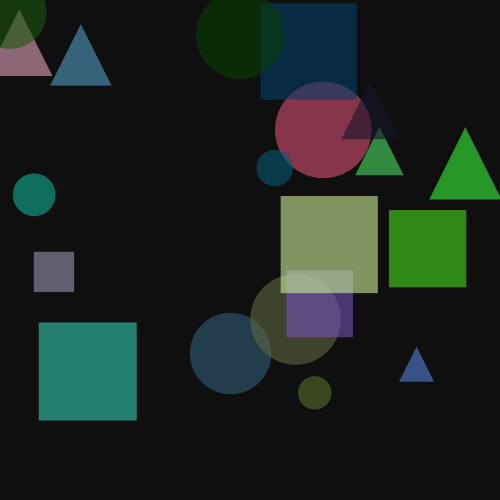
Frame 1 (no input)
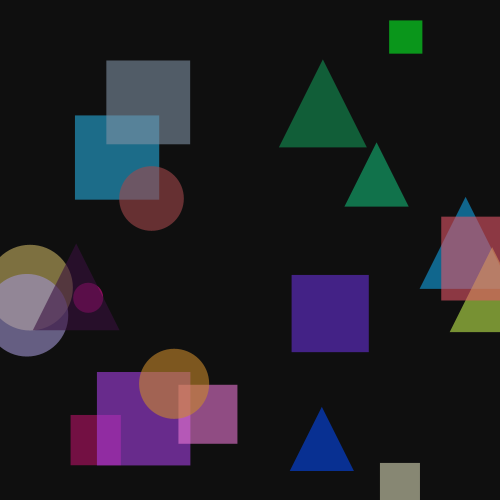
Frame 2 (the mouse pressed at the canvas centre, redrawn once)

The Processing sketch that drew these frames (run headless with seeded random() and noise(); the mouse was pressed at the canvas centre and the sketch redrawn once):

// Processing sketch: shapes-function
// ── shapes-function.pde
// Shapes Function
// One function, called many times with different random parameters,
// builds a whole composition. Click to regenerate: same function,
// same rule, a completely different result every time.

void setup() {
  size(500, 500);
  rectMode(CENTER);
  noLoop(); // draw once per click instead of animating every frame
}

void draw() {
  background(15);

  // Same function, 20 calls, three random values each time: where,
  // how big, and (inside the function) what shape and color.
  for (int i = 0; i < 20; i++) {
    drawAbstractShape(random(width), random(height), random(30, 100));
  }
}

// x and y are the shape's position, size is its scale. Everything
// else about the shape - which kind, and which color - is decided
// inside the function itself, using random().
void drawAbstractShape(float x, float y, float size) {
  int shapeType = int(random(3));
  fill(random(255), random(255), random(255), 150);
  noStroke();

  if (shapeType == 0) {
    ellipse(x, y, size, size);
  } else if (shapeType == 1) {
    rect(x, y, size, size);
  } else {
    float half = size / 2;
    triangle(x, y - half, x - half, y + half, x + half, y + half);
  }
}

// redraw() runs draw() one more time - the same pattern as
// mousePressed() in Color House, just triggering a new composition
// instead of a new color.
void mousePressed() {
  redraw();
}
